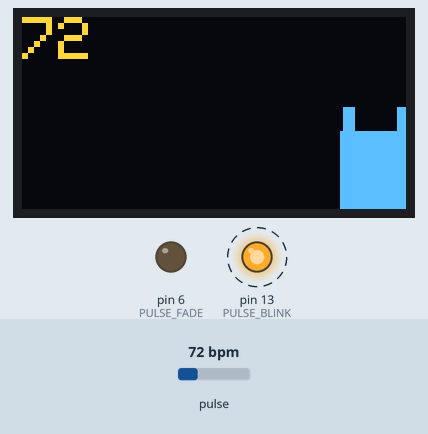
A sketch run on a simulated Arduino Uno, built with avr-gcc and run on an emulated ATmega328P. Parts: 128×64 one-colour display, output pins drawn as LEDs (lit = HIGH). Dashed ring = blinking. Inputs (shaded band) come from the test bench; at power-on: pulse 72 bpm. The OLED is the two-colour kind (top 16 rows yellow); the display library's start-up logo is not drawn.

Above: at 3.7 s.
3.8 s: pulse set to 42 bpm
At 4.89 s:
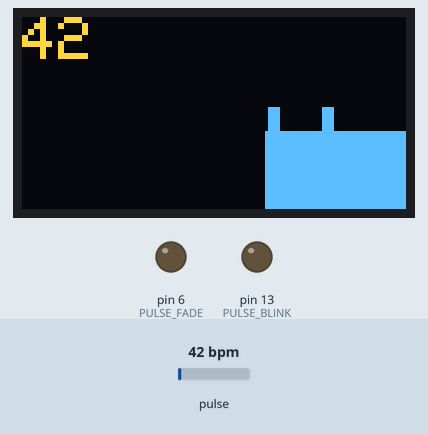
5.4 s: pulse set to 70 bpm
At 6.01 s:
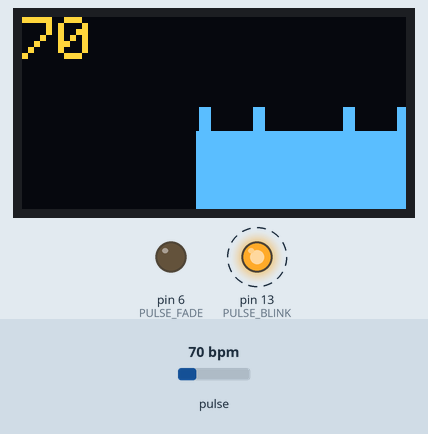
6.9 s: pulse set to 100 bpm
At 7.51 s:
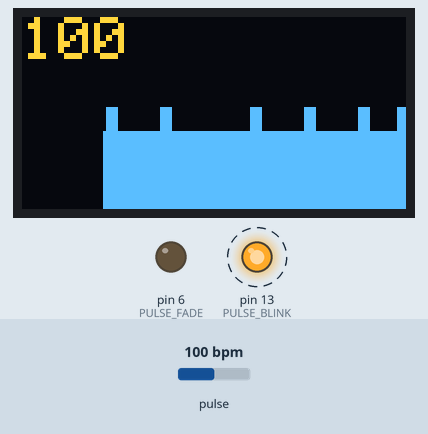
Timing chart, 0 to 14.4 s (numbered marks = the images above; inputs shaded):
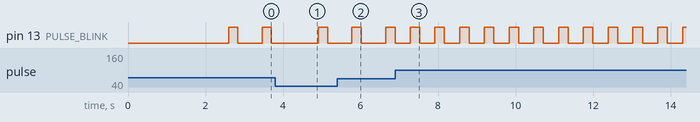

Measured:
- after the input at 6.9 s, pin 13 (PULSE_BLINK): alternates HIGH for 0.25 s and LOW for 0.39 s, starting after 0.39 s

The sketch:

pulseMonitorSSD1306SPI.ino
```cpp
/******************
  This code is for Pulse Sensor Amped by Joel Murphy and Yury Gitman www.pulsesensor.com
    >>> Pulse Sensor purple wire goes to Analog Pin 0 <<<

  Pulse Sensor sample aquisition and processing happens in the background via Timer 1 interrupt. 2mS sample rate.
  PWM on pins 9 and 10 will not work when using this code, because we are using Timer 1!

  The following variables are automatically updated:
  Signal :    int that holds the analog signal data straight from the sensor. updated every 2mS.
  IBI  :      int that holds the time interval between beats. 2mS resolution.
  BPM  :      int that holds the heart rate value, derived every beat, from averaging previous 10 IBI values.
  QS  :       boolean that is made true whenever Pulse is found and BPM is updated. User must reset.
  Pulse :     boolean that is true when a heartbeat is sensed then false in time with pin13 LED going out.

  All the work to find the heartbeat and determine the heartrate happens in the code below.
  Pin 13 LED will blink with heartbeat.
  If you want to use pin 13 for something else, adjust the interrupt handler
  It will also fade an LED on pin fadePin with every beat. Put an LED and series resistor from fadePin to GND.
  Check here for detailed code walkthrough:
  http://pulsesensor.myshopify.com/pages/pulse-sensor-amped-arduino-v1dot1

  Warren Gill:
  Display on 128x32 OLED display, using the Adafruit graphics and SSD1306 libraries

**********************/
#define USE_ARDUINO_INTERRUPTS true
#include <PulseSensorPlayground.h>
#include <SPI.h>
#include <Wire.h>
#include <Adafruit_GFX.h>
#include <Adafruit_SSD1306.h>

/*********************
* Pin assignments:
  Connecting to an SSD1306 by SPI 128x32 OLED

  Arduino Uno
  A0          Pulse sensor purple wire
  10          Pin 3 on OLED: (SCL/CLK/D0)
   9          Pin 4 on OLED: (SDA/DI/MOSI)
   8          Pin 5 on OLED: reset (RST)
  11          Pin 6 on OLED: (DC)
  12          Pin 7 on OLED: (CS)
  D13         LED heartbeat detected

  Arduino Micro
  A0          Pulse sensor purple wire
  10          Pin 3 on OLED: (SCL/CLK/D0)
   9          Pin 4 on OLED: (SDA/DI/MOSI)
   8          Pin 5 on OLED: reset (RST)
  11          Pin 6 on OLED: (DC)
  12          Pin 7 on OLED: (CS)
  D13         LED heartbeat detected
*/
/*
  The format of our output.

  Set this to PROCESSING_VISUALIZER if you're going to run the Processing Visualizer Sketch.
    See https://github.com/WorldFamousElectronics/PulseSensor_Amped_Processing_Visualizer

  Set this to SERIAL_PLOTTER if you're going to run the Arduino IDE's Serial Plotter.
*/
const int OUTPUT_TYPE = SERIAL_PLOTTER;

#define SCREEN_WIDTH 128 // OLED display width, in pixels
#define SCREEN_HEIGHT 64 // OLED display height, in pixels


// Declaration for SSD1306 display connected using software SPI (default case):
#define OLED_MOSI   9
#define OLED_CLK   10
#define OLED_DC    11
#define OLED_CS    12
#define OLED_RESET 8

Adafruit_SSD1306 display(SCREEN_WIDTH, SCREEN_HEIGHT,
  OLED_MOSI, OLED_CLK, OLED_DC, OLED_RESET, OLED_CS);

// Pins and variables
int _circularBuffer[SCREEN_WIDTH]; //fast way to store values (rather than an ArrayList with remove calls)
int _curWriteIndex = 0;            // tracks where we are in the circular buffer

// for tracking fps
unsigned long _totalFrameCount = 0;
unsigned long _startTimeStamp = 0;

// status bar
boolean _drawStatusBar = true; // change to show/hide status bar
int _graphHeight = 96;

/*
 Pinout:
 PULSE_INPUT: Analog Input. Connected to the pulse sensor purple (signal) wire.
 PULSE_BLINK: Digital Output. Connected to an LED (and 220 ohm resistor) that will flash on each detected pulse.
 PULSE_FADE:  Digital Output. PWM pin onnected to an LED (and resistor) that will smoothly fade with each pulse.

 NOTE: PULSE_FADE must be a pin that supports PWM. Do not use pin 9 or 10, because those pins' PWM interferes with the sample timer.
*/

const int PULSE_INPUT      = A0;
const int PULSE_BLINK      = 13;   // Pin 13 is the on-board LED Blinks an LED at each beat
const int PULSE_FADE       = 6; // Do fancy classy fading blink at each beat
const int MIN_ANALOG_INPUT = 0;
const int MAX_ANALOG_INPUT = 1024;
const int THRESHOLD        = 650;  // Adjust this number to avoid noise when idle
const int DELAY_LOOP_MS    = 5;    // change to slow down how often to read and graph value

/*
   All the PulseSensor Playground functions.
*/
PulseSensorPlayground pulseSensor;

void setup()
{
  pinMode(PULSE_BLINK, OUTPUT); // set the LED pins as outputs
  pinMode(PULSE_FADE, OUTPUT);

  Serial.begin(115200); // we agree to talk fast!

  // Configure the PulseSensor manager.

  pulseSensor.analogInput(PULSE_INPUT);
  pulseSensor.blinkOnPulse(PULSE_BLINK);
  pulseSensor.fadeOnPulse(PULSE_FADE);
  pulseSensor.setSerial(Serial);
  pulseSensor.setOutputType(OUTPUT_TYPE);
  pulseSensor.setThreshold(THRESHOLD);

  // Initialize the OLED
  // SSD1306_SWITCHCAPVCC = generate display voltage from 3.3V internally
  if (!display.begin(SSD1306_SWITCHCAPVCC, 0x3D))
  { // Address 0x3D for 128x64, 0x3C for 128x32
    Serial.println(F("SSD1306 allocation failed"));
    for (;;)
      ; // Don't proceed, loop forever
  }

  display.display();
  delay(2000);
  display.clearDisplay();
  display.setTextSize(2);
  display.setTextColor(WHITE, BLACK);
  display.setCursor(0, 0);
  display.println("Screen initialized!");
  display.display();
  delay(500);
  display.clearDisplay();

  // Now that everything is ready, start reading the PulseSensor signal.
  if (!pulseSensor.begin())
  {
    /*
       PulseSensor initialization failed, likely because our particular Arduino
       platform interrupts aren't supported yet.
    */
    for (;;)
    {
      // Flash the led to show things didn't work.
      digitalWrite(PULSE_BLINK, LOW);
      delay(50);
      digitalWrite(PULSE_BLINK, HIGH);
      delay(50);
    }
  }

  if (_drawStatusBar)
  {
    //_graphHeight = SCREEN_HEIGHT - 10;
    _graphHeight = SCREEN_HEIGHT - 10;
  }
}

void loop()
{
  /*
     Wait a bit. We don't output every sample, because our baud rate won't support that much I/O.
  */
  delay(DELAY_LOOP_MS); // change to slow down how often to read and graph value

  if (_startTimeStamp == 0)
  {
    _startTimeStamp = millis();
  }

  int analogVal = pulseSensor.getLatestSample();
  pulseSensor.outputSample();

  _circularBuffer[_curWriteIndex++] = analogVal;

  if (_curWriteIndex >= display.width())
  {
    _curWriteIndex = 0;
  }

  int myBPM = pulseSensor.getBeatsPerMinute(); // Calls pulseSensor object to get beats/min

  // If a beat has happened since we last checked, write the per-beat information to Serial.
  if (pulseSensor.sawStartOfBeat())
  {
    pulseSensor.outputBeat();
  }

  display.clearDisplay();
  if (_drawStatusBar)
  {
    // Draw current beats per minute
    //int16_t x1, y1;
    //uint16_t w, h;
    //display.getTextBounds("XX", 0, 0, &x1, &y1, &w, &h);
    //display.setCursor(display.width() - w, 0);
    display.setCursor(0, 0);
    display.print(myBPM);
  }

  // Draw the line graph
  int xPos = 0;
  for (int i = _curWriteIndex; i < display.width(); i++)
  {
    // Draw the line
    int analogVal = _circularBuffer[i];
    drawLine(xPos, analogVal);
    xPos++;
  }

  for (int i = 0; i < _curWriteIndex; i++)
  {
    // Draw the line
    int analogVal = _circularBuffer[i];
    drawLine(xPos, analogVal);
    xPos++;
    ;
  }

  display.display();
  _totalFrameCount++;
  delay(DELAY_LOOP_MS);
}

void drawLine(int xPos, int analogVal)
{
  int lineHeight = map(analogVal, MIN_ANALOG_INPUT, MAX_ANALOG_INPUT, 0, _graphHeight);
  int yPos = display.height() - lineHeight;
  display.drawFastVLine(xPos, yPos, lineHeight, SSD1306_WHITE);
 // display.drawPixel(xPos, yPos, SSD1306_WHITE);
}
```
